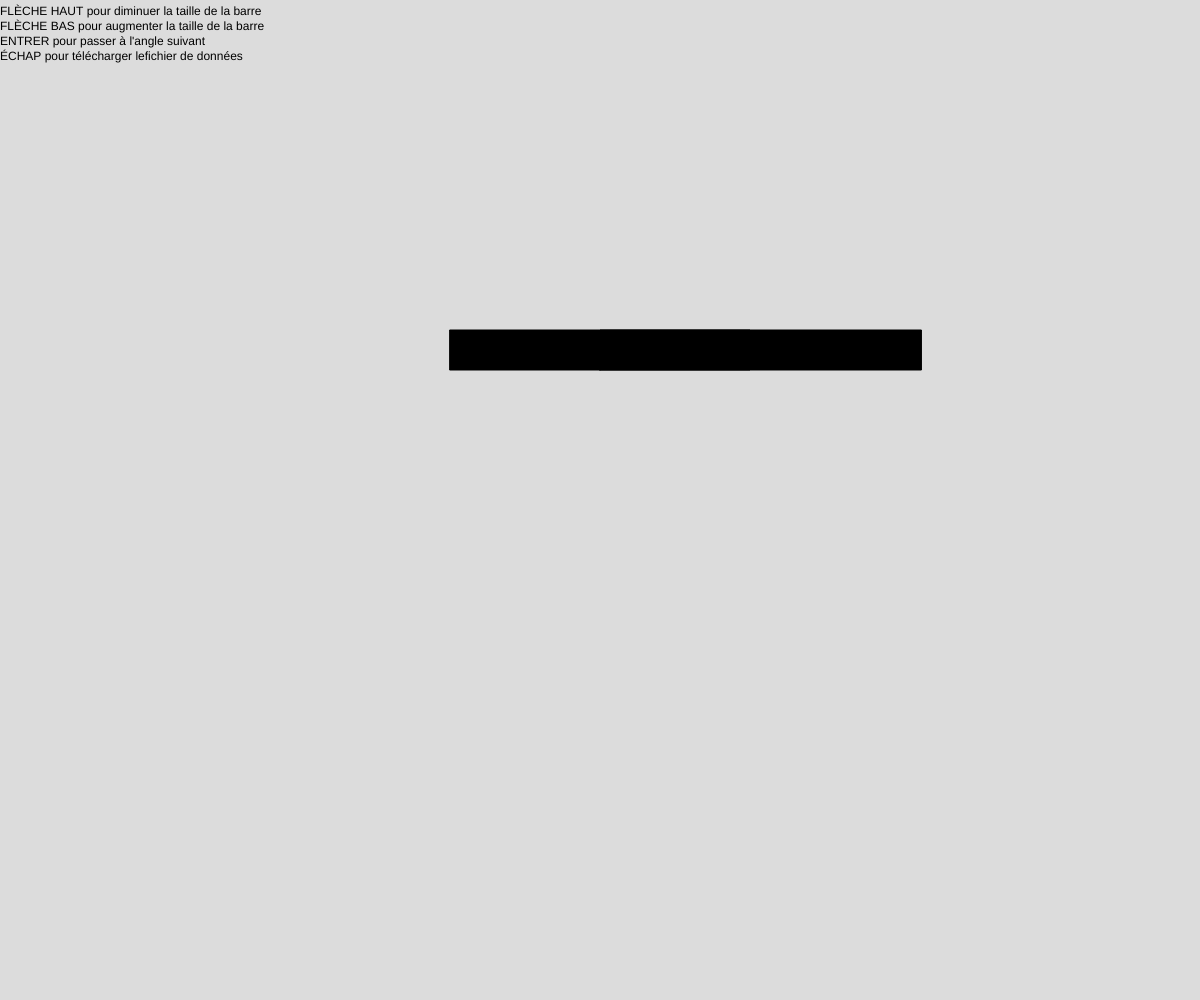
Frame 1 (no input)
Frame 60 (no input): identical to frame 1, image omitted
Frame 120 (the mouse pressed at the canvas centre since frame 60): identical to frame 1, image omitted

The p5.js sketch that drew this single still picture (run headless with seeded random() and noise() and a simulated clock; from frame 60 on, the mouse is pressed at the canvas centre):

// p5.js sketch
// ── sketch.js
var length;
var baseLength;
var data;
var angle;
let writer;
var index;

function setup() {
  createCanvas(windowWidth, windowHeight);
  baseLength = 300;
  length = random(baseLength-50,baseLength+50);
  data = [];
  data[0] = "angle;";
  for(let i=0;i<=90;i+=5)data[0] += i.toString(10)+";";
  data[1] = "patient 1;";
  index = 1;
  angle = 0;
  writer = createWriter("Data.csv");
  writer.print(data[0]);
}

function draw() {
  translate(width / 2, height / 2);
  background(220);
  fill(0);
  rectMode(CENTER);
  rect(0, -150, baseLength, 40);

  text("FLÈCHE HAUT pour diminuer la taille de la barre",-width/2,-height/2+15);
  text("FLÈCHE BAS pour augmenter la taille de la barre",-width/2,-height/2+30);
  text("ENTRER pour passer à l'angle suivant",-width/2,-height/2+45);
  text("ÉCHAP pour télécharger lefichier de données",-width/2,-height/2+60);
  
  push();
  angleMode(DEGREES);
  translate(0, -150);
  rotate(angle);
  beginShape();
  vertex(0, 20);
  vertex(0, -20);
  vertex(length, -20);
  vertex(length, 20);
  endShape(CLOSE);
  pop();

  if (keyIsDown(UP_ARROW)) length -= 1;
  if (keyIsDown(DOWN_ARROW)) length += 1;
}

function keyPressed() {
  if (keyCode == ENTER) {
    if (angle < 90) {
      data[index] += (300 - length).toString(10) + ";";
      angle += 5;
    } else {
      data[index] += (300 - length).toString(10) + ";";
      writer.print(data[index]);
      data[++index] = "patient " + index.toString(10) + ";";
      angle = 0;
      length = random(baseLength-50,baseLength+50);
    }
  }
  if(keyCode == ESCAPE){
    writer.close();
  }
}
